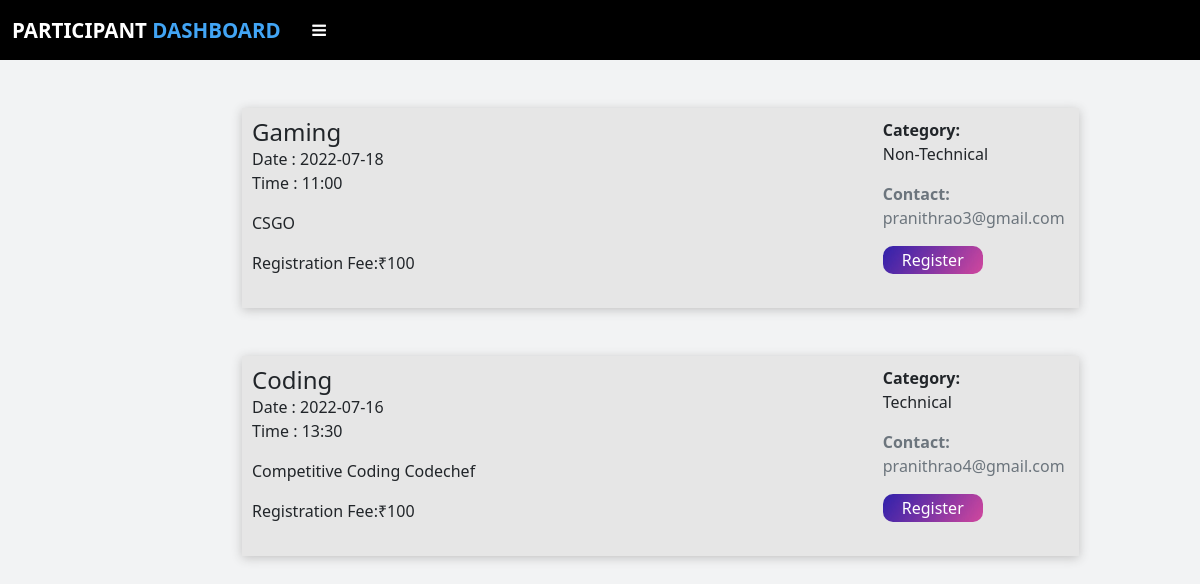
Before: /participant_view_event (signed in) with the older database file.
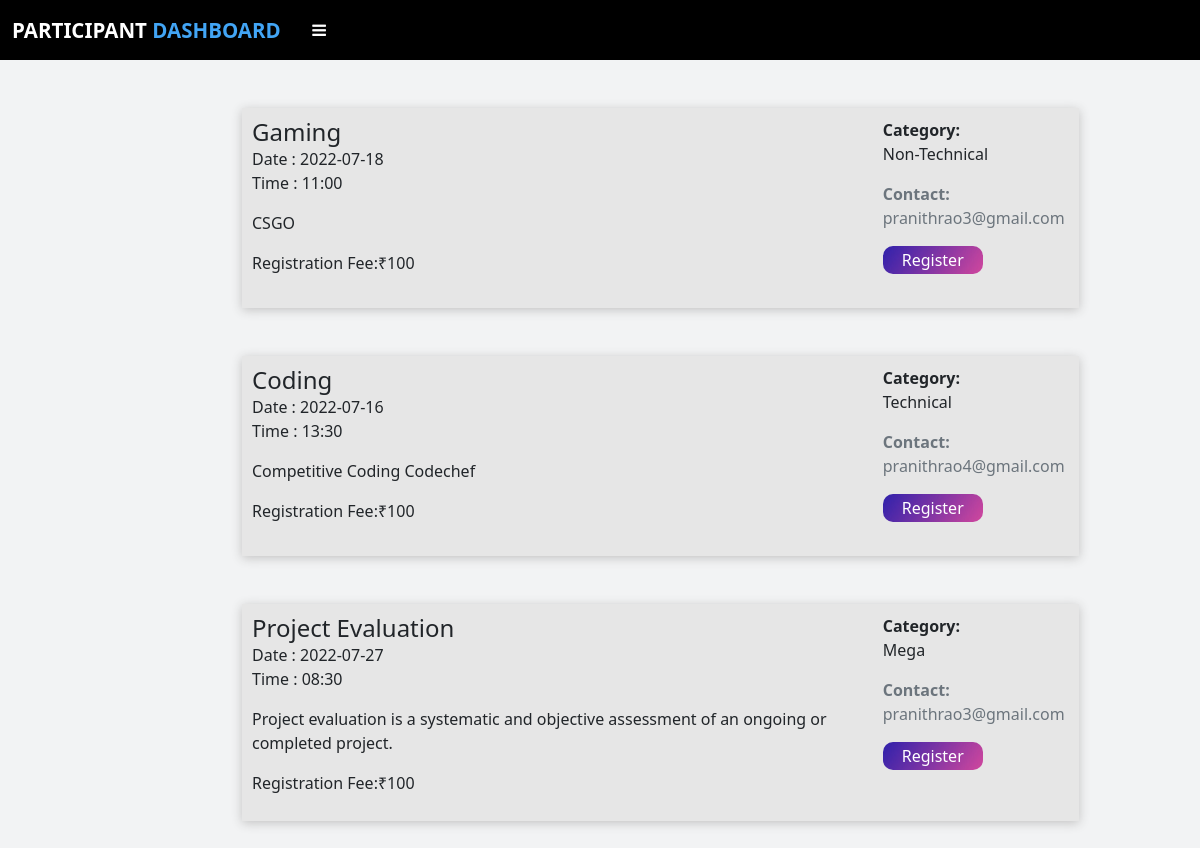
After: the same page with the newer database file.
### app.py (models this page shows, shortened)
class Event(db.Model):
    id = db.Column(db.Integer,primary_key=True)
    name = db.Column(db.String(50),nullable=False)
    description = db.Column(db.String(255),nullable=False)
    date = db.Column(db.String(50), nullable=False)
    time = db.Column(db.String(50), nullable=False)
    category = db.Column(db.String(50),nullable=False)
    coorg_mail = db.Column(db.String(80),db.ForeignKey('coorganizer.email'))
    org_id = db.Column(db.Integer,db.ForeignKey('organizer.id'))
    participant_id=db.relationship('Participant',cascade="all,delete",backref='participants')
    judge_event_id=db.relationship('Judge',cascade="all,delete",backref='ownersj')
    part_event_id=db.relationship('Plist',cascade="all,delete",backref='ownersjp')

### app.py (the view)
@app.route("/participant_view_event")
def participant_view_event():
    if 'participant' in session:
        events = Event.query.all()
        return render_template('participant_view_event.html',data=events)
    else:
        flash("Session Expired","error")
        return redirect(url_for('participantlog'))

### templates/participant_view_event.html (shortened to what this page needs)
{% extends "participant_layout.html" %}
{% block head %} {{ super() }}
{% endblock %}
{% block content %}
<br /><br />
<div class="container">
  {% if data %} {% for i in data %}
  <div class="col-md-9 col-md-pull-3">
    <div class="search-result-item-body">
      <div class="row">
        <div class="col-sm-9">
          <h4 class="search-result-item-heading">{{i.name}}</h4>
          <p class="info">Date : {{i.date}}<br />Time : {{i.time}}</p>
          <p class="description">{{i.description}}</p>
          <p>Registration Fee:₹100</p>
        </div>
        <div class="col-sm-3 text-align-center">
          <p class="value3 mt-sm"><b>Category:</b><br />{{i.category}}</p>
          <p class="fs-mini text-muted">
            <b>Contact:</b><br />{{i.coorg_mail}}
          </p>
          <a
            href="/participant_event_register/{{i.id}}"
            style="text-decoration: none"
            ><button class="card-link">Register</button></a
          ><br /><br />
        </div>
      </div>
    </div>
    <br /><br />
  </div>
  {% endfor %} {% endif %}
</div>
{% endblock %}

Changed rows visible on the page:
added Event: name "Project Evaluation", date "2022-07-27", time "08:30", description "Project evaluation is a systematic and objective assessment of an ongoing or completed project.", category "Mega", coorg_mail "pranithrao3@gmail.com"
